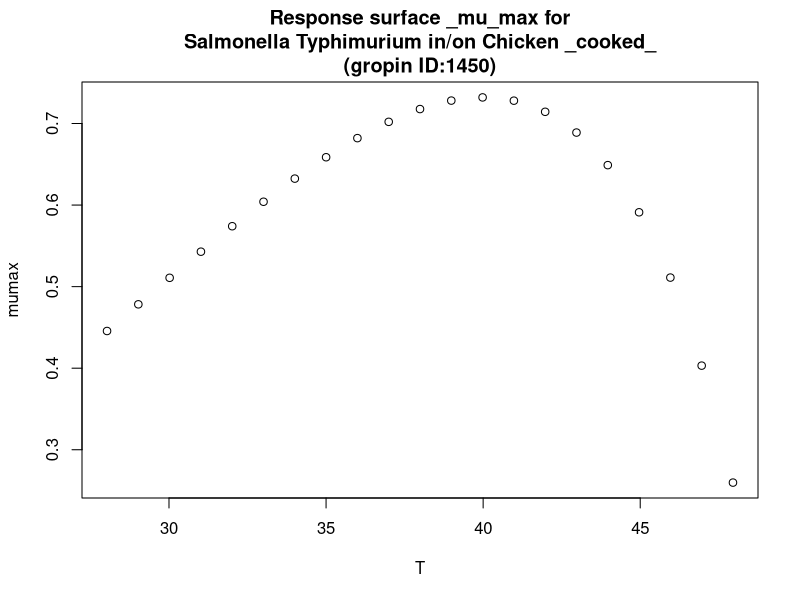

Write the R code that produced this figure.
#############################
# start of Parameter script
#############################
T <- seq(28.028,47.952047952048,length.out=21)
#############################
# end of Parameter script
#############################
############################# 
# start of Model script Gropin ID 1450 
#############################
 
# constant coefficients for this model
 
variables <- data.frame(T)
argumentsPar <- unique.data.frame(expand.grid(variables))
 
# heart of the model
response_surface <- function(T) {
   mumax <-0.7320*((T-49.26)*(T-5.699)^2)/((40.01-5.699)*((40.01-5.699)*(T-40.01)-(40.01-49.26)*(40.01+5.699-2*T)))

	return(mumax=mumax)
} 

# output parameters
responseSurface <- cbind(argumentsPar,response_surface(argumentsPar['T']))
colnames(responseSurface) <- c(colnames(argumentsPar),'mumax')
#############################
# End of Model script
#############################
############################# 
# start of Visualisation script Gropin ID 1450 
#############################
titleText <-'Response surface _mu_max for
Salmonella Typhimurium in/on Chicken _cooked_
(gropin ID:1450)'
plot(T,responseSurface$'mumax',xlab='T',
                          ylab='mumax',main=titleText)
#############################
# End of Visualisation script
#############################
